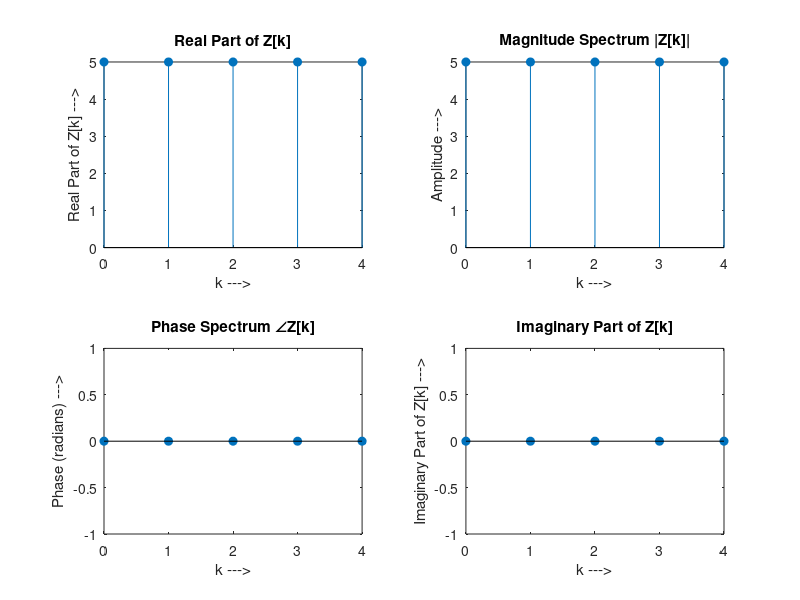

Here is the MATLAB script that generated this plot:
% User Input DFT Without using built-in functions

% Input sequence length (DFT size)
N = input("Enter the length of DFT (N): "); % e.g., 8

% Initialize the output array z
z = zeros(1, N);

% Input sequence
Xn = input("Enter the sequence X[n]: "); % e.g., [1, 2, 3, 4]

% Length of input sequence
xnlen = length(Xn);

% Zero-padding the input sequence to match length N
x = [Xn, zeros(1, N - xnlen)];

% Compute DFT
for k = 0:N-1
    for n = 0:N-1
        z(k+1) = z(k+1) + x(n+1) * exp(-1i * 2 * pi * k * n / N); % DFT formula
    end
end

% Display the DFT result
disp("DFT Result Z[k]:");
disp(z);

% Plotting the results

% First plot: Real part of z
subplot(2, 2, 1);
stem(0:N-1, real(z), 'filled');
xlabel('k --->');
ylabel('Real Part of Z[k] --->');
title('Real Part of Z[k]');

% Second plot: Magnitude (Amplitude) of z
subplot(2, 2, 2);
stem(0:N-1, abs(z), 'filled');
xlabel('k --->');
ylabel('Amplitude --->');
title('Magnitude Spectrum |Z[k]|');

% Third plot: Phase of z
subplot(2, 2, 3);
stem(0:N-1, angle(z), 'filled');
xlabel('k --->');
ylabel('Phase (radians) --->');
title('Phase Spectrum ∠Z[k]');

% Fourth plot: Imaginary part of z (optional)
subplot(2, 2, 4);
stem(0:N-1, imag(z), 'filled');
xlabel('k --->');
ylabel('Imaginary Part of Z[k] --->');
title('Imaginary Part of Z[k]');


%{

Command Window
Enter the length of DFT (N): 4
Enter the sequence X[n]: [0,2,4,6]
DFT Result Z[k]:
   12.0000+0i   -4.0000+4.0000i   -4.0000-0.0000i   -4.0000-4.0000i

========================================================
Discrete Fourier Transform (DFT) using the built-in fft function.

% Example time-domain signal
time_signal = [0,2,4,6];

% Compute the Discrete Fourier Transform (DFT)
fourier_transformed = fft(time_signal);

% Display the result
disp('DFT:');
disp(fourier_transformed);

Command Window
DFT:
   12+0i   -4+4i   -4+0i   -4-4i



%}